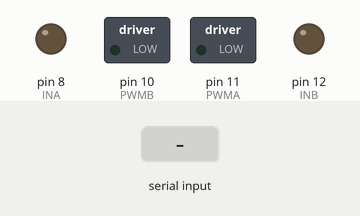
Simulated run of this sketch. Board: Arduino Uno, built with avr-gcc and run on an emulated ATmega328P. On the bench: switched loads named in the sketch (green lamp = pin HIGH), output pins drawn as LEDs (lit = HIGH). The inputs (shaded band) are chosen by the test bench.

Above: at 1.2 s.
1.3 s: "f" received over Serial
At 2.4 s:
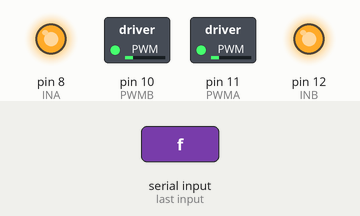
2.8 s: "b" received over Serial
At 3.6 s:
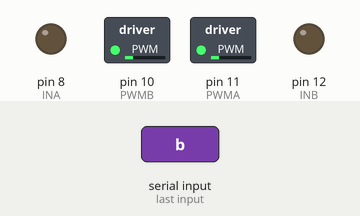
4.3 s: "l" received over Serial
At 4.7 s:
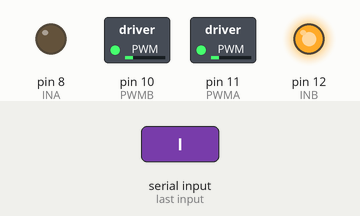
5.8 s: "r" received over Serial
At 7.1 s:
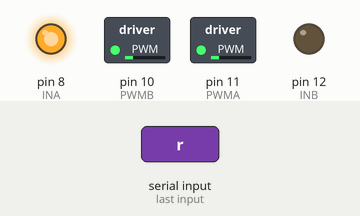
Timing chart, 0 to 8.3 s (numbered marks = the images above; inputs shaded):
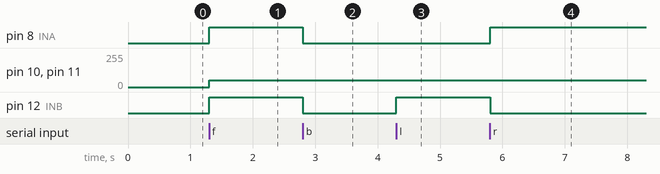

Measured:
- after the input at 1.3 s, pin 8 (INA), pin 12 (INB): LOW → HIGH at once; pin 10 (PWMB), pin 11 (PWMA): 0/255 → 50/255 at once
- after the input at 2.8 s, pin 8 (INA), pin 12 (INB): HIGH → LOW at once
- after the input at 4.3 s, pin 12 (INB): LOW → HIGH at once
- after the input at 5.8 s, pin 8 (INA): LOW → HIGH at once; pin 12 (INB): HIGH → LOW at once

The sketch:

Avoidance_Car.ino
```cpp
/* This project is modied from BTcar,
 * But it's only used two motor ,
 * Because the project will be apply to power wheelchair,
 * The power wheelchair can avoid obstacle,
 * So , I need following hardware provide pin :
 *
 *     1. two ultrasonic sensor (used GPIO)
 *     2. two motor (used PWM)
 *     3. one Serial port (through USB to connector bb-xM)
 *
 *     the motor's motion table and pin set:
 *	   	PinNum		Motor		function
 *     --------------------------------------------
 *        8			  A			Forward / Reverse
 *        11 		  A			PWM speed control
 *        12          B         Forward / Reverse
 *        10          B         PWM spped control
 *
 *     Modified by JackABK
 *     Github: https://github.com/JackABK
 *     E-mail: gn771018@hotmail.com
 *
 */

/*Setting the ultrasonic pin number*/
#define TRIGPIN_L 13
#define ECHOPIN_L 7
#define TRIGPIN_R 5
#define ECHOPIN_R 6

/*motor's  pin number*/
#define INA  8 //motor A reversing control pin
#define PWMA  11 //motor A speed control pin
#define INB  12 //motor B reversing control pin
#define PWMB  10 //motor B speed control pin
#define SpeedValue 50

/*Global var setting*/
char val;
char acpt_cmd;

/*setting pin mode */
void setup()
{
		/*MotorA and MotorB*/
		pinMode(INA,OUTPUT);
		pinMode(INB,OUTPUT);
		pinMode(PWMA,OUTPUT);
		pinMode(PWMB,OUTPUT);

		/*Initialization the Motor*/
		stop_motion();

		/*Ultrasonic*/
		pinMode(TRIGPIN_L, OUTPUT);
		pinMode(ECHOPIN_L, INPUT);
		pinMode(TRIGPIN_R, OUTPUT);
		pinMode(ECHOPIN_R, INPUT);

		/*set baud rate  9600bps*/
		Serial.begin(9600);
}
/*Main code do something*/
void loop()
{

		if(Serial.available()> 0){
				acpt_cmd = Serial.read();
				PerformCommand();
		}


}

/*Auto-avoidance obstacle*/
void Avoidance_parse()
{
		long cm_L,cm_R;
		cm_L=Get_Dist_From_Ultrasonic(TRIGPIN_L , ECHOPIN_L);
		cm_R=Get_Dist_From_Ultrasonic(TRIGPIN_R , ECHOPIN_R);
		if( (cm_L<50) && !(cm_R<50)){
			go_right();
			delay(100);
		}
		else if( !(cm_L<50) && (cm_R<50) ){
			go_left();
			delay(100);
		}
		else if((cm_L<50) && (cm_R<50) ){
			go_right();
			delay(100);
		}
		else{
			go_forward();
			delay(100);
		}


}
/*ultrasonic get distance function*/
long Get_Dist_From_Ultrasonic(int TRIGPIN , int ECHOPIN)
{
		digitalWrite(TRIGPIN, LOW);
		delayMicroseconds(2);
		digitalWrite(TRIGPIN, HIGH);
		delayMicroseconds(10);
		digitalWrite(TRIGPIN, LOW);
		return pulseIn(ECHOPIN, HIGH)/58;
}
/*Setting the Car initialization*/
void Car_Init()
{
		go_forward();
		delay(500);
		stop_motion();
		delay(500);
		go_reverse();
		delay(500);
		stop_motion();
}
/*determine the command from Serail port*/
void PerformCommand()
{
		if(acpt_cmd == 'f'){
				go_forward();
		}
		else if(acpt_cmd == 's'){
				stop_motion();
		}
		else if(acpt_cmd == 'b'){
				go_reverse();
		}
		else if(acpt_cmd == 'l'){
				go_left();
		}
		else if(acpt_cmd == 'r'){
				go_right();
		}
		else{
				/*do not anything*/
		}
}

/**************Action Code Part******************/
void go_forward()
{
		digitalWrite(INA,HIGH);
		digitalWrite(INB,HIGH);
		analogWrite(PWMA,SpeedValue);
		analogWrite(PWMB,SpeedValue);
}
void go_reverse()
{
		digitalWrite(INA,LOW);
		digitalWrite(INB,LOW);
		analogWrite(PWMA,SpeedValue);
		analogWrite(PWMB,SpeedValue);

}
void go_left()
{
		digitalWrite(INA,LOW);
		digitalWrite(INB,HIGH);
		analogWrite(PWMA,SpeedValue);
		analogWrite(PWMB,SpeedValue);

}
void go_right()
{
		digitalWrite(INA,HIGH);
		digitalWrite(INB,LOW);
		analogWrite(PWMA,SpeedValue);
		analogWrite(PWMB,SpeedValue);

}
void go_forward_L()
{

}
void go_forward_R()
{

}
void go_reverse_L()
{

}
void go_reverse_R()
{

}
void stop_motion()
{
		digitalWrite(INA,LOW);
		digitalWrite(INB,LOW);
		digitalWrite(PWMA,LOW);
		digitalWrite(PWMB,LOW);
}
/*************End Action Code*******************/
```
